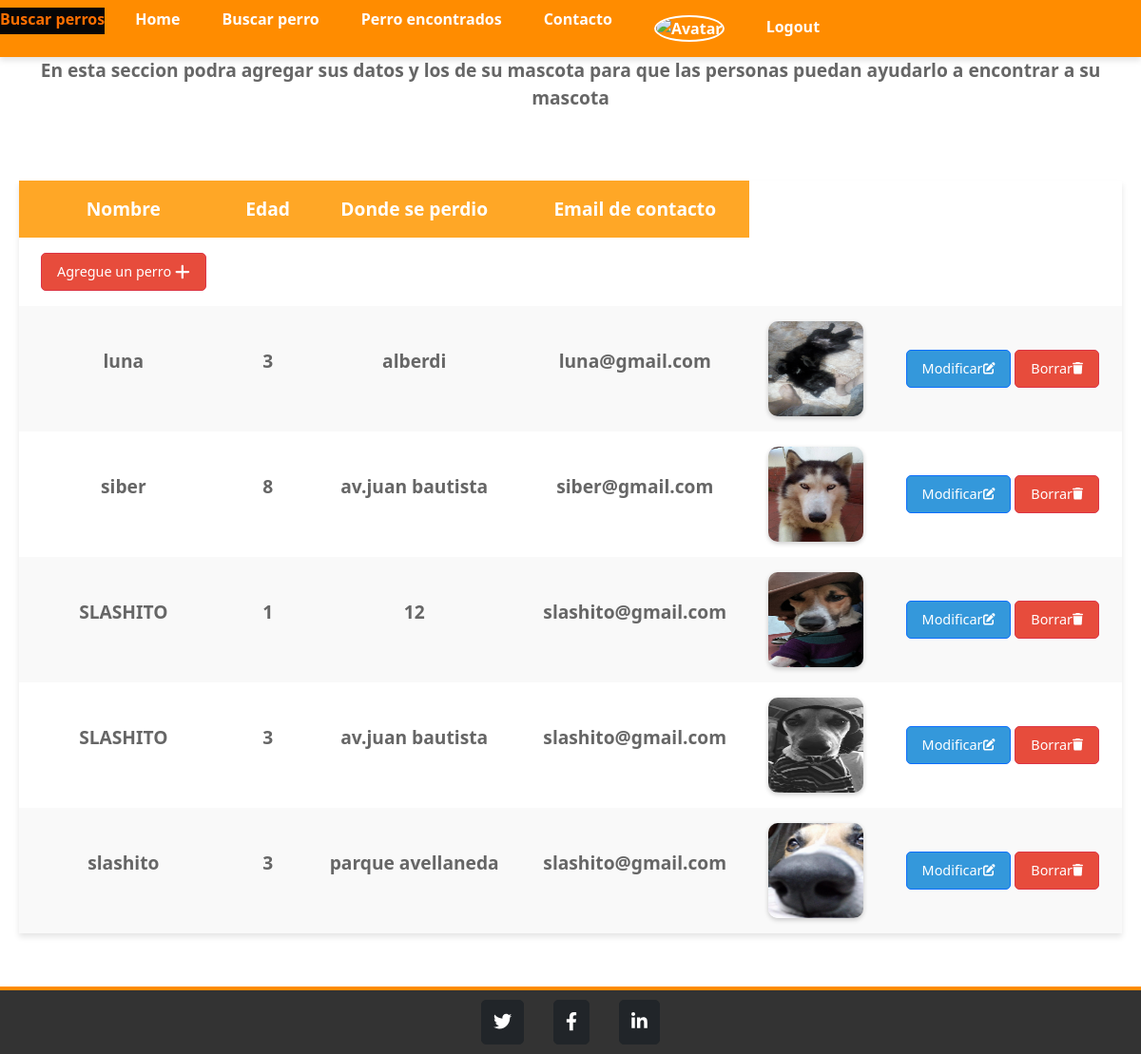
Page /tienda/perro_list (signed in) on the committed database.
### tienda/models.py (models this page shows)
class Perro(models.Model):
    nombre = models.CharField(max_length=40)
    edad = models.IntegerField()
    direccion = models.CharField(max_length=40)
    contacto=models.EmailField(("@gmail"), max_length=254)
    imagen=models.ImageField(upload_to="perros")

### tienda/views.py (the view)
# urls.py: path('perro_list', views.PerroList.as_view(), name="perro_list"),
class PerroList(LoginRequiredMixin,  ListView):
    model = Perro
    template_name = "perro_list.html"

### tienda/templates/perro_list.html
{%extends './home.html'%}
 {%block titulo%}
<li class="titulo"> Buscar perros</li>
{%endblock titulo%}
{%block otrotitulo%}
<b><p >En esta seccion podra agregar sus datos y los de su mascota para que las personas puedan ayudarlo a encontrar a su mascota</p><b>
{%endblock otrotitulo%}
{%block contenido%}
<table >
    <thead><tr>
        <th>Nombre</th>
        <th>Edad</th>
         <th>Donde se perdio</th>
         <th>Email de contacto</th>
    <tbody>
           <td>
            <a
            href="{% url 'create_perro' %}"
            class="btn btn-danger btn-sm"
            >Agregue un perro  <i class="fa fa-plus fa-lg" title="New Record"> </i>
            </a>
        </td>
{% for p in perro_list %}
    <tr>
        <td ><p>{{ p.nombre }}</p></td>
        <td ><p>{{ p.edad }}</p></td>
        <td ><p>{{ p.direccion }}</p></td>
        <td ><p>{{ p.contacto }}</p></td>
        <td><img src="{{ p.imagen.url }}" class="fotosDePerros" alt="{{ perro.nombre }}" width="100" height="100"></td>
 <td>
            <a
              href="{% url 'update_perro'  p.id  %}"
              class="btn btn-primary"
              style="--bs-btn-padding-y: .25rem; --bs-btn-padding-x: .5rem; --bs-btn-font-size: .75rem;"
              >Modificar<i class="fa fa-edit fa-sm" title="Edit Record"></i>
            </a>
            <a
              href="{% url 'delete_perro' p.id %}"
              class="btn btn-danger"
              style="--bs-btn-padding-y: .25rem; --bs-btn-padding-x: .5rem; --bs-btn-font-size: .75rem;"
              >Borrar<i class="fa fa-trash fa-sm" title="Delete Record"></i>
            </a>
          </td>
 {% endfor %}
    </tbody>
</table>
        {%endblock contenido%}

### tienda/templates/home.html (shortened to what this page needs)
<!DOCTYPE html>
<html lang="en">
<head>
    {% load static %}
    <link href="{% static 'css/style.css' %}" rel="stylesheet" />
    <link href="https://cdn.jsdelivr.net/npm/bootstrap@5.2.3/dist/css/bootstrap.min.css" rel="stylesheet">
</head>
<body>
    <nav class="navbar">
        <ul class="nav">
           {% if user.is_authenticated %}
            {% block titulo %}{% endblock titulo %}
            <li><a href="{% url 'home' %}">Home</a></li>
            <li><a href="{% url 'perro_list' %}">Buscar perro</a></li>
            <li><a href="{% url 'random_dog' %}">Perro encontrados</a></li>
            <li><a href="{% url 'contacto' %}">Contacto</a></li>
          <li class="nav-item"><a class="nav-link" href="{% url 'agregar_avatar' %}"><img src="{{ request.session.avatar }}" alt="Avatar" width="10px" height="10px"></a></li>
      <li class="nav-item"><a class="nav-link" href="{% url 'salir' %}">Logout</a></li>
        {% else %}
         <li class="nav-item"><a class="btn btn-primary my-2" href="{% url 'login' %}">Login</a></li>
          <li class="nav-item"><a class="btn btn-primary my-2" href="{% url 'registro' %}">Registro</a></li>
                        {% endif %}
        </ul>
    </nav>
    {%block otrotitulo%}{%endblock otrotitulo%}
    <main>
        {% block contenido %}{% endblock contenido %}
    </main>
    <footer class="navbar">
        <ul class="nav">
            <li>
                <a class="btn btn-dark btn-social mx-2" href="https://www.infobae.com/tag/twitter/" aria-label="Twitter">
                    <i class="fab fa-twitter"></i>
                </a>
            </li>
            <li>
                <a class="btn btn-dark btn-social mx-2" href="https://www.facebook.com/matyuyugioh.yugioh" aria-label="Facebook">
                    <i class="fab fa-facebook-f"></i>
                </a>
            </li>
            <li>
                <a class="btn btn-dark btn-social mx-2" href="https://www.linkedin.com/in/lucas-sorzio-4a1bb1238/" aria-label="LinkedIn">
                    <i class="fab fa-linkedin-in"></i>
                </a>
            </li>
        </ul>
    </footer>
</body>
</html>

### tienda/static/css/style.css (style rules this page uses)
body { margin: 0; padding: 0; font-family: 'Montserrat', sans-serif; line-height: 1.6; background-attachment: fixed; display: flex; flex-direction: column; min-height: 100vh; color: #0c0a0a; }
.navbar { display: flex; justify-content: space-between; align-items: center; background-color: #FF8C00; padding: 10px 10px; box-shadow: 0 4px 6px rgba(0, 0, 0, 0.1); position: sticky; top: 0; z-index: 500; }
.nav { list-style: none; display: flex; gap: 20px; margin: 0; padding: 0; }
.nav li a { text-decoration: none; color: white; font-weight: bold; font-size: 1rem; padding: 8px 12px; border-radius: 5px; transition: all 0.3s ease; }
.titulo { font-size: 1.5rem; color: #070606; font-weight: bold; background-color: #070606; }
.nav-item img { border-radius: 50%; border: 2px solid #FFF; width: 30px; height: 30px; object-fit: cover; }
main { flex: 1; display: flex; flex-direction: column; align-items: center; text-align: center; padding: 40px 20px; }
footer.navbar { background-color: #333; color: white; padding: 10px 0; display: flex; justify-content: center; align-items: center; gap: 20px; border-top: 4px solid #FF8C00; }
footer.navbar ul { display: flex; justify-content: center; gap: 15px; list-style: none; margin: 0; padding: 0; }
footer.navbar li a { color: white; font-size: 1.2rem; transition: color 0.3s ease; }
.btn { border-radius: 5px; font-size: 1rem; padding: 8px 16px; transition: all 0.3s ease; }
.btn-primary { background-color: #FF8C00; border: none; color: white; }
.titulo { font-size: 1rem; font-weight: bold; color: #ff6f00; margin-bottom: 1rem; text-align: center; }
p { text-align: center; font-size: 1.2rem; margin-bottom: 2rem; color: #666; }
table { width: 100%; border-collapse: collapse; margin: 1rem 0; background: white; box-shadow: 0 4px 6px rgba(0, 0, 0, 0.1); }
thead { background-color: #ffa726; color: white; }
th, td { padding: 1rem; text-align: center; border: 1px solid #ddd; }
th { font-size: 1.2rem; }
td { font-size: 1rem; color: #444; }
.fotosDePerros { border-radius: 10px; box-shadow: 0 2px 5px rgba(0, 0, 0, 0.2); }
a.btn { display: inline-block; padding: 0.5rem 1rem; font-size: 0.9rem; text-decoration: none; border-radius: 5px; transition: background-color 0.3s ease, transform 0.2s ease; }
a.btn-danger { background-color: #e74c3c; color: white; }
a.btn-primary { background-color: #3498db; color: white; }
tbody tr:nth-child(even) { background-color: #f9f9f9; }

### rows in the picture
Perro: nombre "luna", edad "3", direccion "alberdi", contacto "luna@gmail.com", imagen (picture)
Perro: nombre "siber", edad "8", direccion "av.juan bautista", contacto "siber@gmail.com", imagen (picture)
Perro: nombre "SLASHITO", edad "1", direccion "12", contacto "slashito@gmail.com", imagen (picture)
Perro: nombre "SLASHITO", edad "3", direccion "av.juan bautista", contacto "slashito@gmail.com", imagen (picture)
Perro: nombre "slashito", edad "3", direccion "parque avellaneda", contacto "slashito@gmail.com", imagen (picture)
